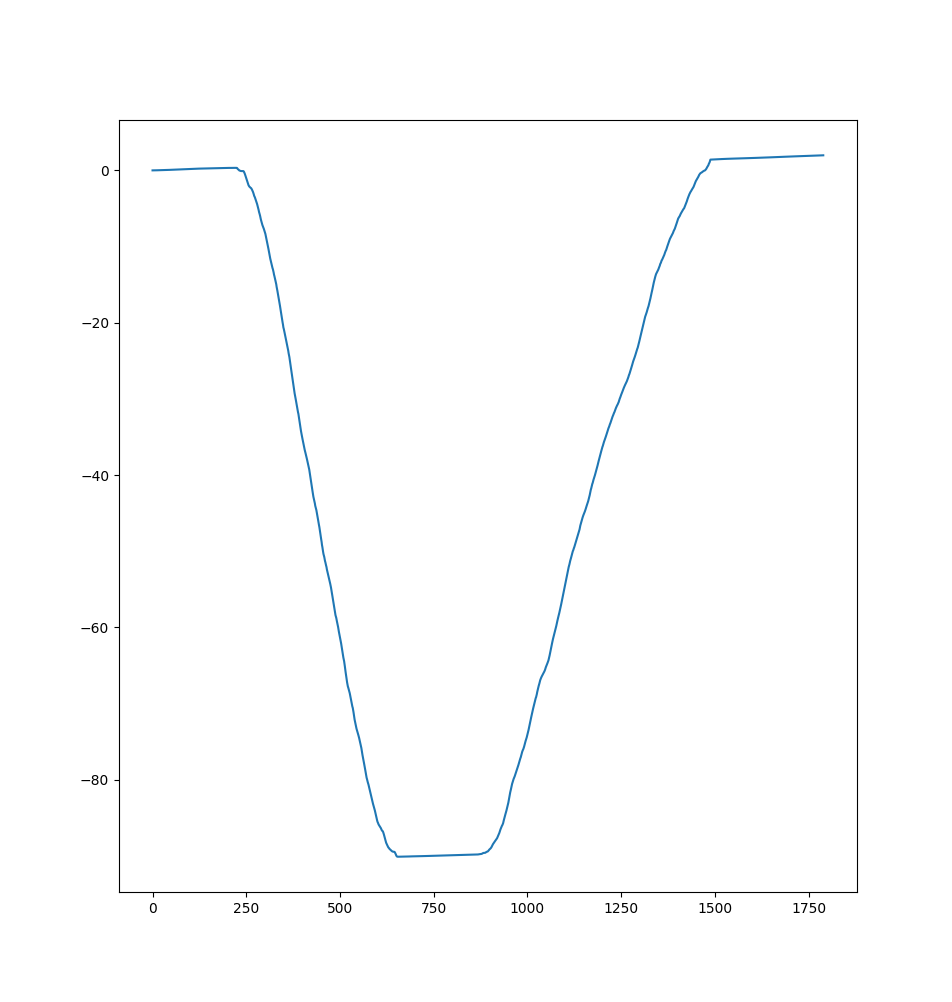

Write Python code to recreate this figure.
#!/usr/bin/env python3
# -*- coding: utf-8 -*-

# IMU exercise
# Copyright (c) 2015-2020 Kjeld Jensen kjen@mmmi.sdu.dk kj@kjen.dk

##### Insert initialize code below ###################

## Uncomment the file to read ##
#fileName = 'imu_razor_data_static.txt'
#fileName = 'imu_razor_data_pitch_55deg.txt'
#fileName = 'imu_razor_data_roll_65deg.txt'
fileName = 'imu_razor_data_yaw_90deg.txt'

## IMU type
#imuType = 'vectornav_vn100'
imuType = 'sparkfun_razor'

## Variables for plotting ##
showPlot = True
plotData = []

## Initialize your variables here ##
pitch = 0.0
roll = 0.0
myValue = 0




######################################################

# import libraries
from math import pi, sqrt, atan2
import matplotlib.pyplot as plt

# open the imu data file
f = open (fileName, "r")

# initialize variables
count = 0

# looping through file

for line in f:
    count += 1

    # split the line into CSV formatted data
    line = line.replace ('*',',') # make the checkum another csv value
    csv = line.split(',')

    # keep track of the timestamps 
    ts_recv = float(csv[0])
    if count == 1: 
        ts_now = ts_recv # only the first time
    ts_prev = ts_now
    ts_now = ts_recv

    if imuType == 'sparkfun_razor':
        # import data from a SparkFun Razor IMU (SDU firmware)
        acc_x = int(csv[2]) / 1000.0 * 4 * 9.82;
        acc_y = int(csv[3]) / 1000.0 * 4 * 9.82;
        acc_z = int(csv[4]) / 1000.0 * 4 * 9.82;
        gyro_x = int(csv[5]) * 1/14.375 * pi/180.0;
        gyro_y = int(csv[6]) * 1/14.375 * pi/180.0;
        gyro_z = int(csv[7]) * 1/14.375 * pi/180.0;

    elif imuType == 'vectornav_vn100':
        # import data from a VectorNav VN-100 configured to output $VNQMR
        acc_x = float(csv[9])
        acc_y = float(csv[10])
        acc_z = float(csv[11])
        gyro_x = float(csv[12])
        gyro_y = float(csv[13])
        gyro_z = float(csv[14])
            
    ##### Insert loop code below #########################

    # Variables available
    # ----------------------------------------------------
    # count     Current number of updates       
    # ts_prev   Time stamp at the previous update
    # ts_now    Time stamp at this update
    # acc_x     Acceleration measured along the x axis
    # acc_y     Acceleration measured along the y axis
    # acc_z     Acceleration measured along the z axis
    # gyro_x    Angular velocity measured about the x axis
    # gyro_y    Angular velocity measured about the y axis
    # gyro_z    Angular velocity measured about the z axis

    ## Insert your code here ##
    
    ####################################################################### 

#    pitch = atan2(acc_y, sqrt(acc_x**2 + acc_z**2))
#    roll = atan2(-acc_x,acc_z) 
    myValue = (myValue + gyro_z) * (ts_now - ts_prev)
 
 # in order to show a plot use this function to append your value to a list:
    plotData.append (myValue*180.0/pi)

    ######################################################

# closing the file  
f.close()

# show the plot
if showPlot == True:
    plt.plot(plotData)
    plt.savefig('imu_exercise_plot.png')
    plt.show()
